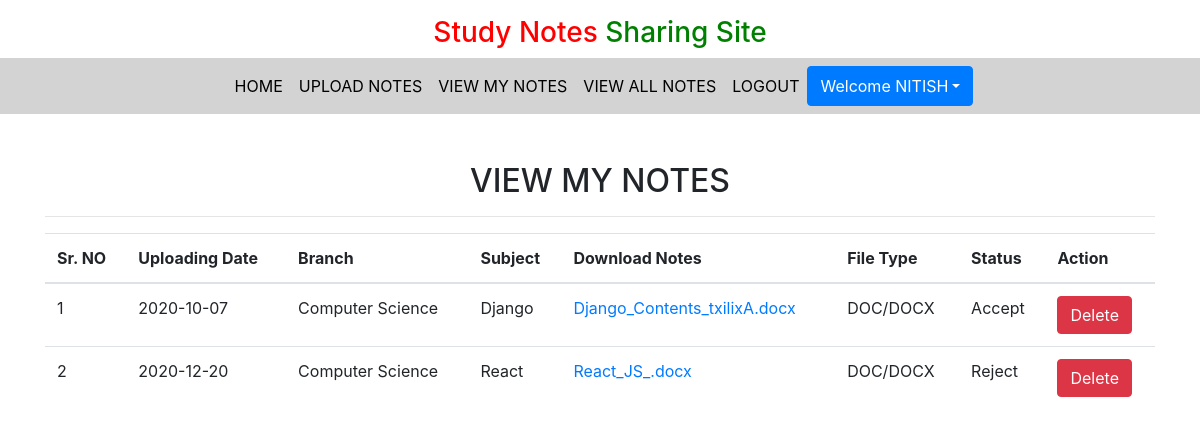
Screenshot of /view_mynotes/ (signed in) with the database file from the repository.
### notes/models.py (models this page shows, shortened)
class Notes(models.Model):
    user = models.ForeignKey(User,on_delete=models.CASCADE)
    uploadingdate = models.CharField(max_length=30)
    branch = models.CharField(max_length=30)
    subject = models.CharField(max_length=30)
    notesfile = models.FileField(null=True)
    filetype = models.CharField(max_length=30)
    description = models.CharField(max_length=200, null=True)
    status = models.CharField(max_length=15)

### notes/views.py (the view)
# urls.py: path('view_mynotes/', views.view_mynotes, name='view_mynotes'),
def view_mynotes(request):
    if not request.user.is_authenticated:
        return redirect('login')
    user = User.objects.get(id=request.user.id)
    notes = Notes.objects.filter(user=user)
    d ={'notes':notes}
    return render(request, 'view_mynotes.html', d)

### notes/templates/view_mynotes.html
{% extends 'usernavigation.html' %}
{% load static %}
{% block body %}
<div class="container mt-5">
    <h2 class="text-center">VIEW MY NOTES</h2>
    <hr>
    <table class="table table=bordered" id="myTable">
        <thead>
            <tr>
                <th>Sr. NO</th>
                <th>Uploading Date</th>
                <th>Branch</th>
                <th>Subject</th>
                <th>Download Notes</th>
                <th>File Type</th>
                <th>Status</th>
                <th>Action</th>
            </tr>
            {% for i in notes %}
            <tr>
                    <td>{{forloop.counter}}</td>
                    <td>{{i.uploadingdate}}</td>
                    <td>{{i.branch}}</td>
                    <td>{{i.subject}}</td>
                    <td><a href="{{i.notesfile.url}}" download>{{i.notesfile}}</a></td>
                    <td>{{i.filetype}}</td>
                    <td>{{i.status}}</td>
                    <td><a href="{% url 'delete_mynotes' i.id %}" class="btn btn-danger" onclick="return confirm('Are you Want to Delete')">Delete</a></td>
            </tr>
            {% endfor %}
        </thead>
    </table>
</div>
{% endblock %}

### notes/templates/usernavigation.html (shortened to what this page needs)
<!DOCTYPE html>
{% load static %}
<html lang="en">
<head>
  <link rel="stylesheet" href="https://maxcdn.bootstrapcdn.com/bootstrap/4.3.1/css/bootstrap.min.css">
  <link rel="stylesheet" href="https://use.fontawesome.com/releases/v5.6.3/css/all.css">
  <link rel="stylesheet" href="{% static 'css/mystyle.css' %}">
</head>
<body>
  <h3 class="text-center mt-3"><span style="color: red;">Study Notes</span><span style="color: green;"> Sharing Site</span></h3>
<nav class="navbar navbar-expand-sm justify-content-center" style="background-color:lightgrey">
<ul class="navbar-nav">
  <li class="navbar-item">
    <a href="{% url 'profile' %}" class="nav-link">HOME</a>
  </li>
  <li class="navbar-item">
    <a href="{% url 'upload_notes' %}" class="nav-link">UPLOAD NOTES</a>
  </li>
  <li class="navbar-item">
    <a href="{% url 'view_mynotes' %}" class="nav-link">VIEW MY NOTES</a>
  </li>
  <li class="navbar-item">
    <a href="{% url 'viewallnotes' %}" class="nav-link">VIEW ALL NOTES</a>
  </li>
  <li class="navbar-item">
    <a href="{% url 'logout' %}" class="nav-link">LOGOUT</a>
  </li>
<div class="btn-group text-center">
    <button type="button" class="btn btn-primary dropdown-toggle" data-toggle="dropdown">Welcome {{request.user.first_name}}</button>
</div>
</ul>
</nav>
<div>
  {% block body %}
  {% endblock %}
</div>
</body>
</html>

### notes/static/css/mystyle.css (style rules this page uses)
.nav-link { color : black }

### rows the page displays
Notes: uploadingdate "2020-10-07", branch "Computer Science", subject "Django", notesfile "Django_Contents_txilixA.docx", filetype "DOC/DOCX", status "Accept"
Notes: uploadingdate "2020-12-20", branch "Computer Science", subject "React", notesfile "React_JS_.docx", filetype "DOC/DOCX", status "Reject"

### other values shown
{{ request.user.first_name }} "NITISH"
